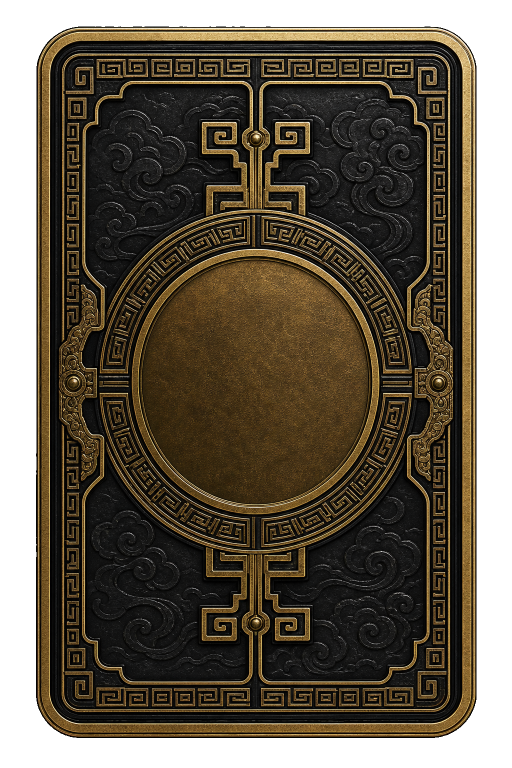
#> input picture art_sources/drh8/qin_card_back_variant1_source.png, 1024 x 1536 px (shown at 1/2 size)
$ python -i generate_qin_drh8_atlases.py   (imports and definitions only)
#> lines starting #> are read from the running program, lines starting #| are printed output that depends on the picture; after the words box and inside, x2 and y2 are one past the last pixel; in counts of white or black regions, pixels touching at a corner belong together
#> further down, picture is the input picture: PIL image 1024x1536 RGBA; mean R, G, B, A 48.2, 90.9, 25.1, 201.9
#!/usr/bin/env python3
"""Build the runtime card-back and DragonBones atlases used by ``drh8``.

The script deliberately keeps every existing target path, pixel size, atlas
rectangle, ``.meta`` file and UUID unchanged.  It expects three finished,
transparent card-back masters:

* ``art_sources/drh8/qin_card_back_variant1_source.png``
* ``art_sources/drh8/qin_card_back_variant2_source.png``
* ``art_sources/drh8/qin_card_back_variant3_source.png``

Runtime mapping is not numerically obvious in the legacy cut-card atlas:

* variant 1 -> 牌背0/1, 搓背0/1, ``pai3`` slices (names ending in ``3``)
* variant 2 -> 牌背2,   搓背2,   ``pai1`` slices (names without a suffix)
* variant 3 -> 牌背3,   搓背3,   ``pai2`` slices (names ending in ``2``)

The source masters are never modified.  The script also rebuilds the visual
content of ``ui_bigwin_tex.png`` in restrained Qin black-gold style while
leaving ``ui_bigwin_tex.json`` untouched, and creates the previously missing
``resources/other/drh/滚.png`` plus a deterministic Creator 2.4.13 meta file.

Use ``--check-structure`` before the masters arrive to validate the existing
atlas JSON and target metadata without writing any art.
"""

# ---------------------------------------------------------------------------
# 2026-09-19 重要状态：除 --check-structure（只读）外请勿执行本脚本。
#
#   * 运行时牌背编号已由 1/2/3 改为 0/1/2，界面三项 = 牌背0(红) / 牌背1(蓝) / 牌背2(紫)；
#     panelGameView.prefab 与 drh8.fire 的三项引用、Tool.GetCardBackIndex() 均已同步。
#   * hand_tex.png 的 9 张切牌切片已按新编号重建：
#       编号 0 -> 名字带 3 的那组（放牌3/下牌3/上牌3）
#       编号 1 -> 无后缀那组（放牌/下牌/上牌）
#       编号 2 -> 名字带 2 的那组（放牌2/下牌2/上牌2）
#     搓背3 也已与牌背3 逐字节对齐，zuotype 下已无 8L 残留牌背。
#   * 但本脚本的 CARD_SOURCES 仍指向 8L 秦风母版 qin_card_back_variantN_source.png，
#     build() 会用它重写 zuotype 下全部 牌背0-3 / 搓背0-3，并按下面的旧 mapping 重刷切片
#     —— **直接运行会把 09-18 的亮色牌背与切牌切片全部打回 8L 旧款**。
#   * 因此本脚本现仅作历史实现线索保留。若要重新生成，必须先把 CARD_SOURCES 换成
#     当前生效的亮色母版，并把 replace_hand_cards() 的 mapping 键改为 0/1/2。
# ---------------------------------------------------------------------------

from __future__ import annotations

import argparse
import hashlib
import json
import math
import sys
import uuid
from pathlib import Path
from typing import Iterable

from PIL import Image, ImageChops, ImageDraw, ImageFilter, ImageFont


ROOT = Path(__file__).resolve().parents[1]
ART = ROOT / "art_sources" / "drh8"
ZUOTYPE = ROOT / "assets" / "resources" / "zuotype"
HAND_DIR = ROOT / "assets" / "ImagesLuck" / "动画" / "切"
BIGWIN_DIR = ROOT / "assets" / "ImagesLuck" / "动画" / "奖池动画"
DRH_STATUS = ROOT / "assets" / "resources" / "other" / "drh"
FONT_PATH = ROOT / "assets" / "font" / "PingFF.ttf"
QIN_LOGO_SOURCE = ROOT / "art_sources" / "login" / "qin_login_logo_final_source.png"

CARD_SOURCES = {
    1: ART / "qin_card_back_variant1_source.png",
    2: ART / "qin_card_back_variant2_source.png",
    3: ART / "qin_card_back_variant3_source.png",
}

HAND_ATLAS = HAND_DIR / "hand_tex.png"
HAND_JSON = HAND_DIR / "hand_tex.json"
BIGWIN_ATLAS = BIGWIN_DIR / "ui_bigwin_tex.png"
BIGWIN_JSON = BIGWIN_DIR / "ui_bigwin_tex.json"
ROLL_IMAGE = DRH_STATUS / "滚.png"

GOLD_LIGHT = (255, 233, 162, 255)
GOLD = (218, 164, 70, 255)
GOLD_DARK = (91, 51, 14, 255)
LACQUER = (10, 9, 8, 255)


class BuildError(RuntimeError):
    """A deterministic input or output validation failure."""


def sha256(path: Path) -> str:
    return hashlib.sha256(path.read_bytes()).hexdigest()


# [13 lines left out: functions read_json, texture_meta, not called in this run]


def sprite_meta(path: Path) -> dict:
    return next(iter(texture_meta(path)["subMetas"].values()))


def raw_size(path: Path) -> tuple[int, int]:
    sub = sprite_meta(path)
    return int(sub["rawWidth"]), int(sub["rawHeight"])


# [5 lines left out: function trim_box, not called in this run]


def alpha_bbox(image: Image.Image) -> tuple[int, int, int, int] | None:
    return image.convert("RGBA").getchannel("A").getbbox()


# [92 lines left out: functions save_preserving_meta_trim, validate_existing_target, validate_card_source, add_qin_logo, render_card_target, not called in this run]


def subtextures(data: dict) -> dict[str, dict]:
    return {item["name"]: item for item in data.get("SubTexture", [])}


# [280 lines left out: functions validate_atlas, card_for_hand_slice, replace_hand_cards, font, centered_text, qin_bigwin_banner and 4 more, not called in this run]


def gold_recolor(image: Image.Image) -> Image.Image:
    """Idempotently map every visible hue to a gold/bronze luminance palette."""
    image = image.convert("RGBA")
    r, g, b, a = image.split()
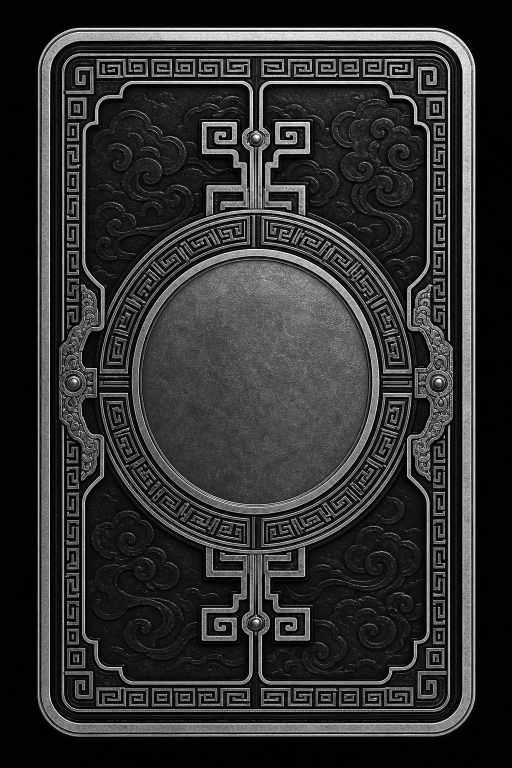
#> r: PIL image 1024x1536 L (shown at 1/2 size); min 0, max 255, mean 48.2
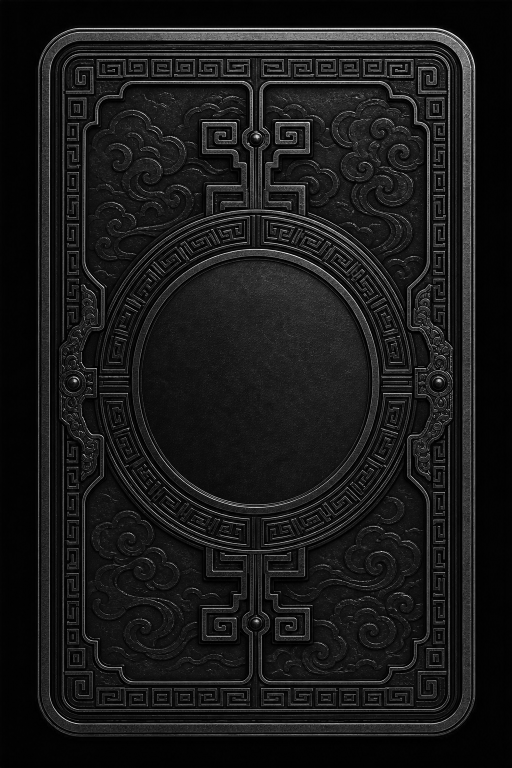
#> b: PIL image 1024x1536 L (shown at 1/2 size); min 0, max 254, mean 25.1
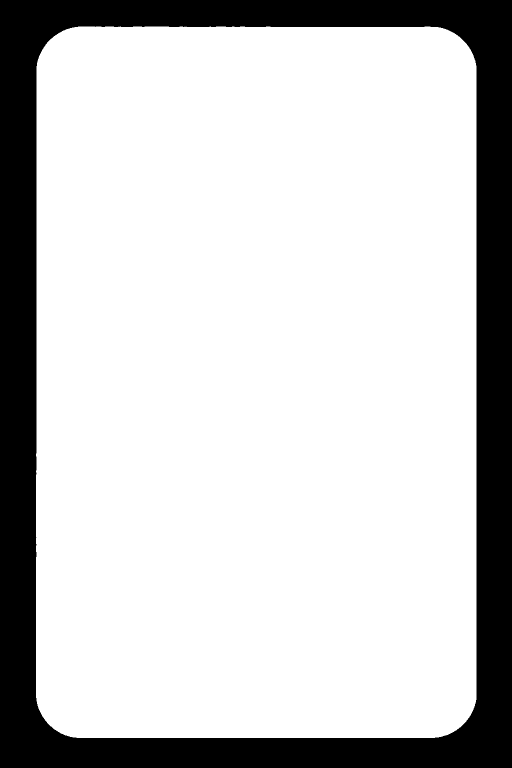
#> a: PIL image 1024x1536 L (shown at 1/2 size); 79.2% white; 1 black region, box (x1, y1, x2, y2) and area: (0, 0, 1024, 1536) 327704
    luminance = ImageChops.lighter(ImageChops.lighter(r, g), b)
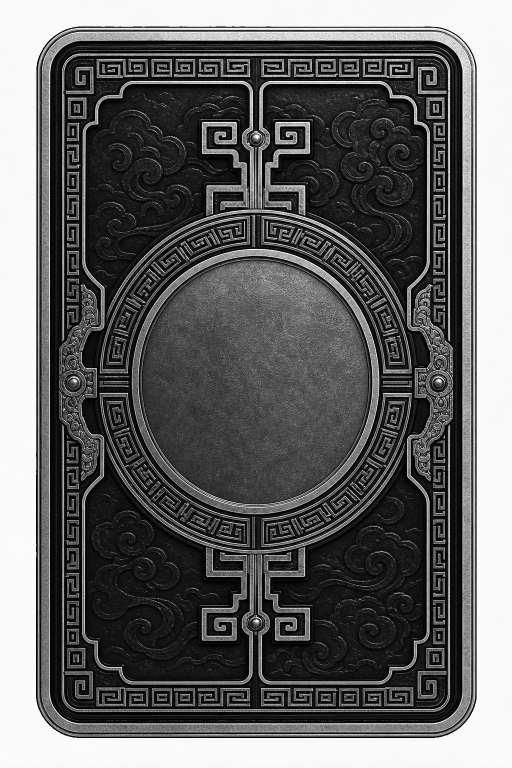
#> luminance: PIL image 1024x1536 L (shown at 1/2 size); min 0, max 255, mean 99.9
    gold_g = luminance.point(lambda value: (value * 178 + 127) // 255)
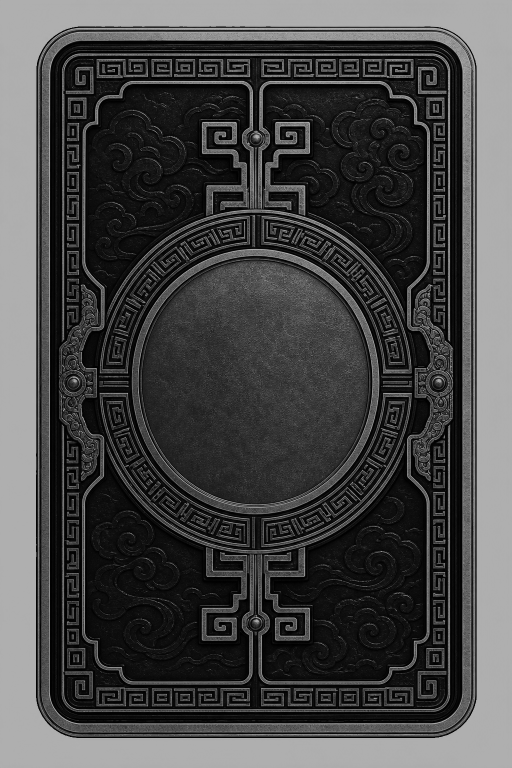
#> gold_g: PIL image 1024x1536 L (shown at 1/2 size); min 0, max 178, mean 69.8
    gold_b = luminance.point(lambda value: (value * 66 + 127) // 255)
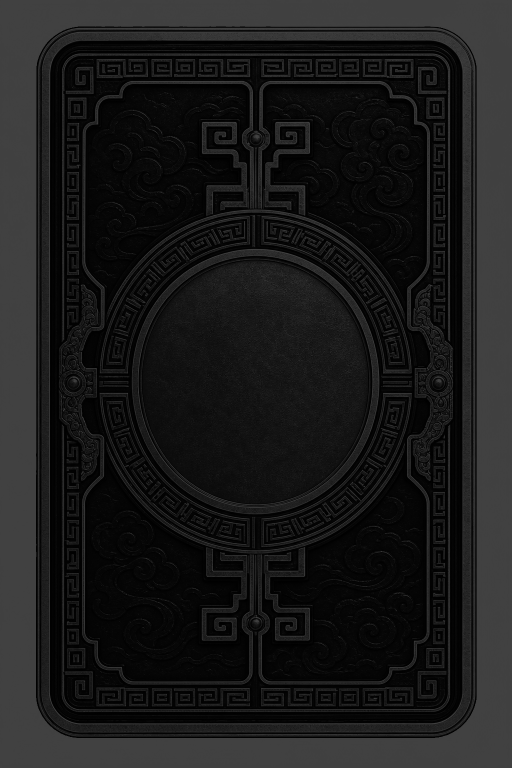
#> gold_b: PIL image 1024x1536 L (shown at 1/2 size); min 0, max 66, mean 25.9
    return Image.merge("RGBA", (luminance, gold_g, gold_b, a))
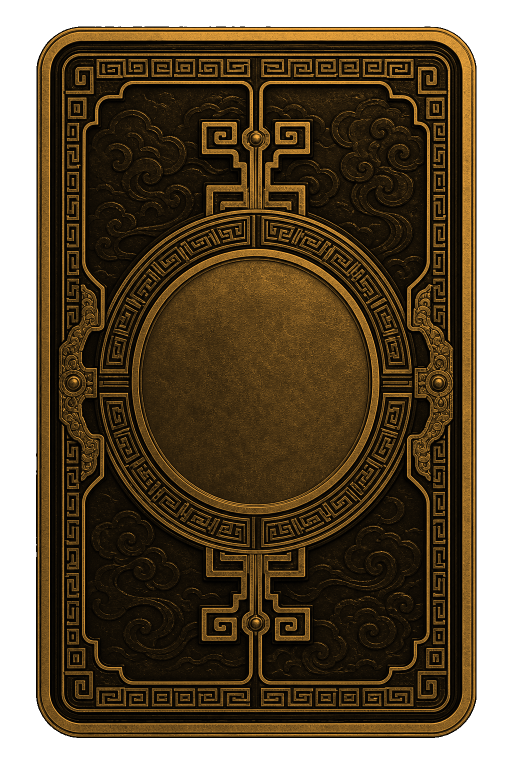
#> returned value: PIL image 1024x1536 RGBA (shown at 1/2 size); mean R, G, B, A 99.9, 69.8, 25.9, 201.9; transparent parts drawn white


# [221 lines left out: functions replace_region, rebuild_bigwin_atlas, render_roll_badge, ensure_roll_meta, validate_structure, build and 1 more, not called in this run]


# [2 lines not run here, left out]

>>> from PIL import Image
>>> picture = Image.open('../art_sources/drh8/qin_card_back_variant1_source.png')
>>> result = gold_recolor(picture)

$ run again, on art_sources/drh8/qin_drh8_asset_sheet.png
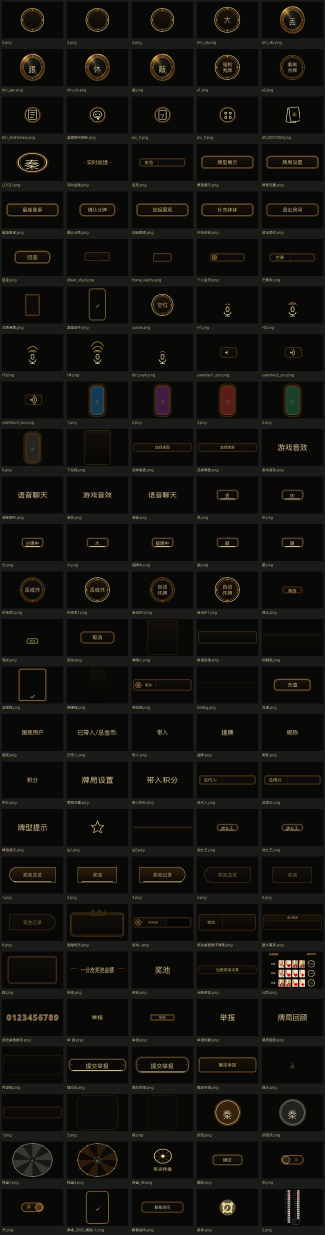
#> input picture art_sources/drh8/qin_drh8_asset_sheet.png, 1300 x 4940 px (shown at 1/4 size)
#> picture is the input picture: PIL image 1300x4940 RGB; mean R, G, B 18.9, 17.7, 14.7
#> a: PIL image 1300x4940 L; every value is 255
#> in gold_recolor, `gold_b = luminance.point(lambda value: (value * 66 + 127) // 255)`:
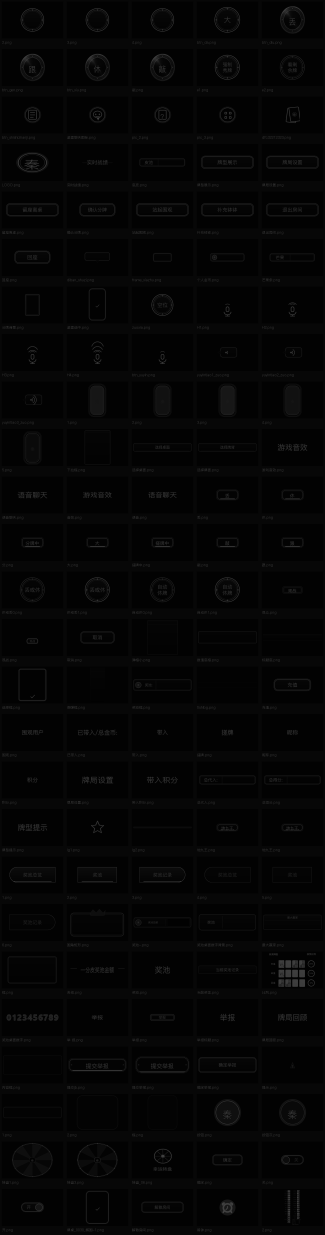
#> gold_b: PIL image 1300x4940 L (shown at 1/4 size); min 0, max 66, mean 4.9
#> in gold_recolor, `return Image.merge("RGBA", (luminance, gold_g, gold_b, a))`:
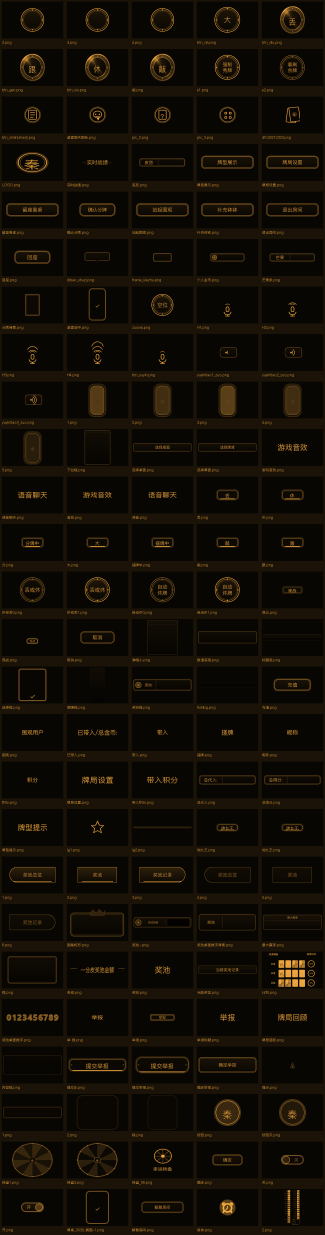
#> returned value: PIL image 1300x4940 RGBA (shown at 1/4 size); mean R, G, B, A 19, 13.5, 4.9, 255
